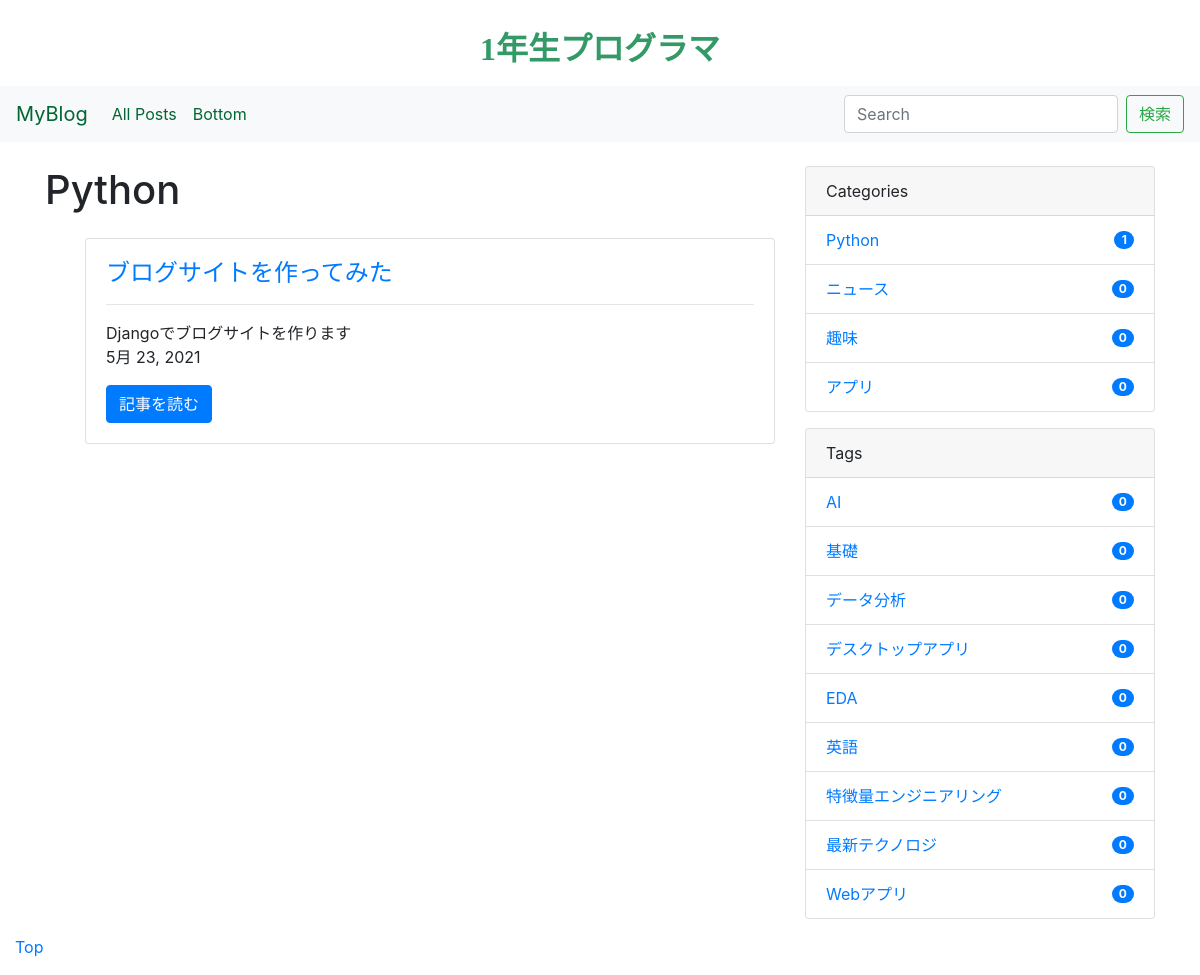
The app's page /category/py/ with its own data.
### blog/models.py (models this page shows, shortened)
class Category(models.Model):
    name = models.CharField(max_length=255)
    slug = models.SlugField(unique=True)
    timestamp = models.DateTimeField(auto_now_add=True)

class Post(models.Model):
    category = models.ForeignKey(Category, on_delete=models.PROTECT) # one post has one category
    tags = models.ManyToManyField(Tag, blank=True) # one post has multiple tags
    title = models.CharField(max_length=255) # title
    content = models.TextField() # content
    image = models.ImageField(upload_to='post_images/', null=True, blank=True, verbose_name='添付画像')
    description = models.TextField(blank=True) # description
    created_at = models.DateTimeField(auto_now_add=True) # date of creation
    updated_at = models.DateTimeField(auto_now_add=True) # date of update
    published_at = models.DateTimeField(blank=True, null=True) # date of publication
    is_public = models.BooleanField(default=False) # not to publish a draft
    class Meta:
        ordering = ['-created_at'] # make a list that has the newest post at the top
        verbose_name = 'ブログ'
        verbose_name_plural = 'ブログ'

class Tag(models.Model):
    name = models.CharField(max_length=255)
    slug = models.SlugField(unique=True)
    tiumestamp = models.DateTimeField(auto_now_add=True)

### blog/views.py (the view)
# urls.py: path('category/<str:category_slug>/', CategoryPostView.as_view(), name='category_post'),
class CategoryPostView(ListView):
    model = Post
    template_name = 'blog/category_post.html'
    paginate_by = 2
    def get_queryset(self):
        category_slug = self.kwargs['category_slug']
        self.category = get_object_or_404(Category, slug=category_slug)
        qs = super().get_queryset().filter(category=self.category)
        return qs
    def get_context_data(self, **kwargs):
        context = super().get_context_data(**kwargs)
        context['category'] = self.category
        return context

### mysite/context_processors.py (called while the page is built)
def common(request):
    context = {
        'categories': Category.objects.annotate(
            num_posts=Count('post', filter=Q(post__is_public=True))
        ),
        'tags': Tag.objects.annotate(
            num_posts=Count('post', filter=Q(post__is_public=True)))
    }
    return context

### templates/blog/category_post.html (shortened to what this page needs)
{% extends "base.html" %}
{% block content %}
<div class="container">
    <div class="row">
<main class="col-md-8">
    <h1 class="mb-4">{{ category.name }}</h1>
    <ul>
        {% for post in object_list %}
        <div class="card mb-3">
            <div class="card-body">
              <a href="{% url 'blog:post_detail' post.id %}">
                <h4 class="card-title">{{ post.title }}</h4>
              </a>
              <hr class="card-text">{{ post.description | safe }}</hr>
              <p class="card-text">{{ post.published_at|date }}</p>
              <a href="{% url 'blog:post_detail' post.id %}" class="btn btn-primary">記事を読む</a>
            </div>
          </div>
        {% empty %}
        <li>まだ投稿はありません。</li>
        {% endfor %}
    </ul>
</main>
<aside class="col-md-4">
    {% include "blog/snippets/sidebar.html" %}
</aside>
    </div>
</div>
{% endblock %}

### templates/blog/snippets/sidebar.html
    <div class="card mb-3">
        <div class="card-header">
          Categories
        </div>
        <ul class="list-group list-group-flush">
          {% for category in categories|dictsort:"id" %}
          <li class="list-group-item d-flex justify-content-between align-items-center">
            <a href="{% url 'blog:category_post' category.slug %}" class="card-link">{{ category.name }}</a>
            <span class="badge badge-primary badge-pill">{{ category.num_posts }}</span>
          </li>
          {% endfor %}
        </ul>
      </div>
      <div class="card">
        <div class="card-header">
          Tags
        </div>
        <ul class="list-group list-group-flush">
          {% for tag in tags|dictsortreversed:"num_posts"|slice:":10" %}
          <li class="list-group-item d-flex justify-content-between align-items-center">
            <a href="{% url 'blog:tag_post' tag.slug %}" class="card-link">{{ tag.name }}</a>
            <span class="badge badge-primary badge-pill">{{ tag.num_posts }}</span>
          </li>
          {% endfor %}

### records on screen
Category: name "Python", num_posts "1"
Post: title "ブログサイトを作ってみた", description "Djangoでブログサイトを作ります", published_at "5月 23, 2021"
Category: name "ニュース", num_posts "0"
Category: name "趣味", num_posts "0"
Category: name "アプリ", num_posts "0"
Tag: name "AI", num_posts "0"
Tag: name "基礎", num_posts "0"
Tag: name "データ分析", num_posts "0"
Tag: name "デスクトップアプリ", num_posts "0"
Tag: name "EDA", num_posts "0"
Tag: name "英語", num_posts "0"
Tag: name "特徴量エンジニアリング", num_posts "0"
Tag: name "最新テクノロジ", num_posts "0"
Tag: name "Webアプリ", num_posts "0"
